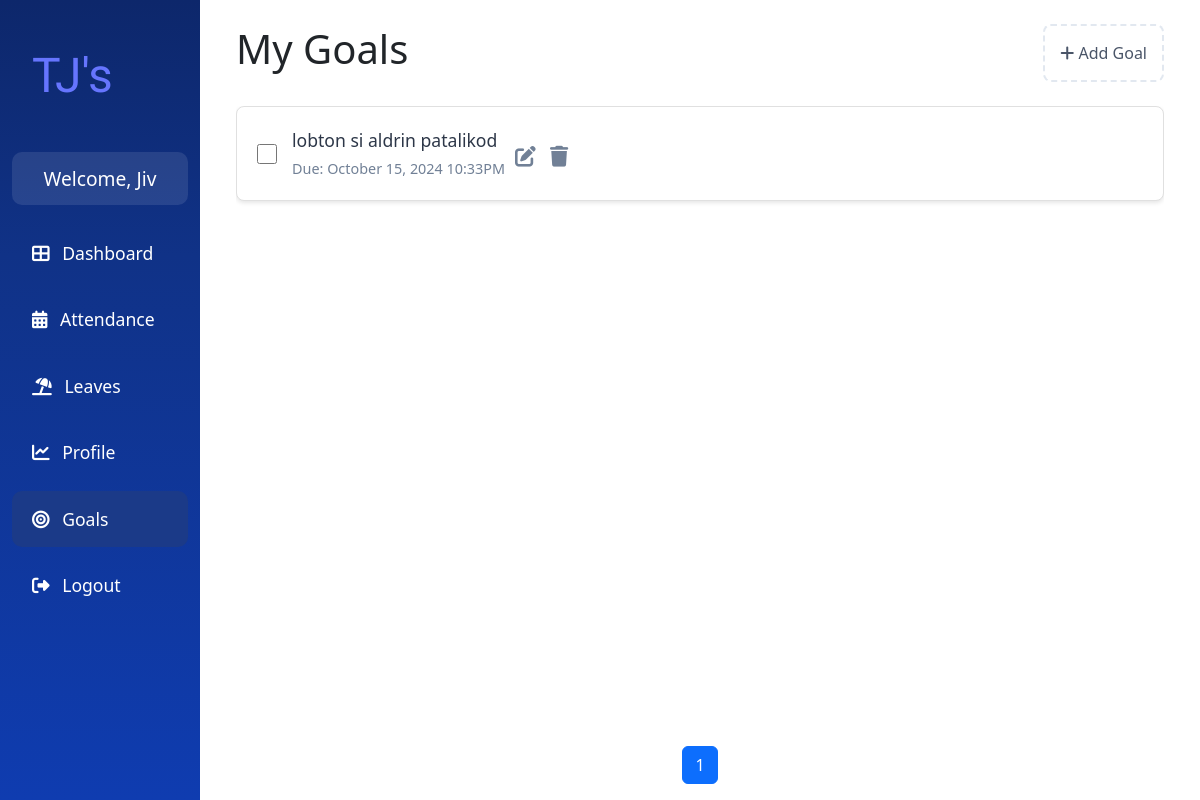
The app's page /goals/ (signed in), older data.
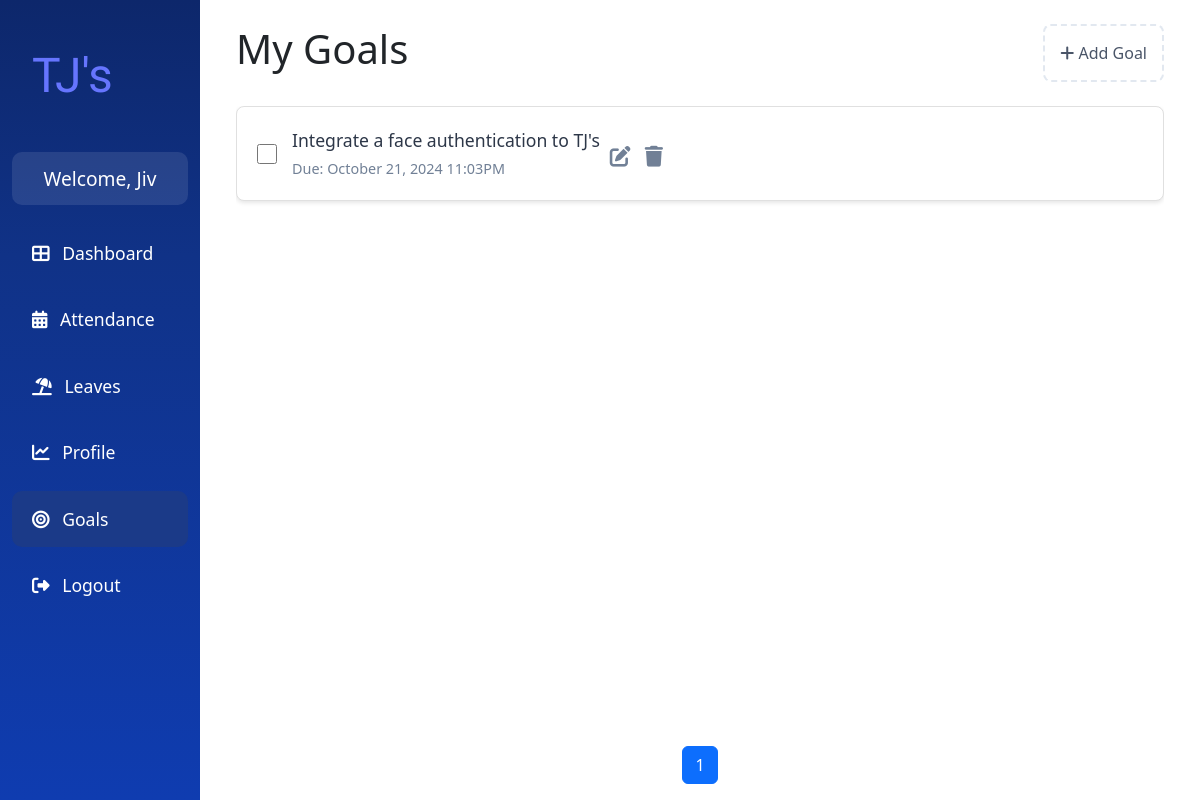
The same page, newer data.
### api/models.py (models this page shows, shortened)
class Goal(models.Model):
    description = models.TextField()
    user = models.ForeignKey(User, on_delete=models.CASCADE)
    due_date = models.DateTimeField()
    completed = models.BooleanField(default=False)
    created_at = models.DateTimeField(auto_now_add=True)
    updated_at = models.DateTimeField(auto_now=True)

### api/views.py (the view)
# urls.py: path("goals/", views.goal_list, name="goals"),
@login_required
def goal_list(request):
    goals = Goal.objects.filter(user=request.user).order_by("-due_date")
    goal_filter = GoalFilter(request.GET, queryset=goals)
    paginator = Paginator(goal_filter.qs, 10)
    page_number = request.GET.get("page")
    page_obj = paginator.get_page(page_number)
    edit_goal_forms = {goal.id: GoalForm(instance=goal) for goal in goals}
    context = {
        "page_obj": page_obj,
        "edit_goal_forms": edit_goal_forms,
        "add_goal_form": GoalForm(),
        "filter": goal_filter,
    }
    return render(request, "goals.html", context)

### api/forms.py
class GoalForm(forms.ModelForm):
    class Meta:
        model = Goal
        fields = ["description", "due_date"]
        widgets = {
            "due_date": forms.DateTimeInput(attrs={"type": "datetime-local"}),
        }

### api/templatetags/custom_filters.py (called while the page is built)
@register.filter
def dict_get(d, key):
    return d.get(key)

### api/templates/api/goals.html (shortened to what this page needs)
{% extends "base.html" %}
{% load static %}
{% load crispy_forms_tags %}
{% load custom_filters %}
{% block content %}
<div class="page-container">
    <div class="content-wrapper container mt-4">
        <div class="d-flex justify-content-between align-items-center mb-4">
            <h1 class="text-3xl font-bold">My Goals</h1>
            <div class="add-goal" data-bs-toggle="modal" data-bs-target="#addGoalModal">
                <i class="fas fa-plus mr-2"></i> Add Goal
            </div>
        </div>
        <div id="goals-list">
            {% for goal in page_obj %}
            <div class="goal-item {% if goal.completed %}completed{% endif %}">
                <div class="d-flex align-items-center">
                    <input type="checkbox" class="goal-checkbox" {% if goal.completed %}checked{% endif %}>
                    <div>
                        <div class="goal-description">{{ goal.description }}</div>
                        <div class="goal-due-date">Due: {{ goal.due_date|date:"F j, Y g:iA" }}</div>
                    </div>
                    <div class="goal-actions ml-auto">
                        <i class="fas fa-edit" data-bs-toggle="modal" data-bs-target="#editGoalModal{{ goal.id }}"></i>
                        <i class="fas fa-trash" data-bs-toggle="modal" data-bs-target="#deleteGoalModal{{ goal.id }}"></i>
                    </div>
                </div>
            </div>
            {% empty %}
                <div class="goal-item">
                    <h4 class="text-center">You have no goals to accomplish.<br/><small>Set up goals to have a productive day ahead.</small></h4>
                </div>
            {% endfor %}
        </div>
        <nav aria-label="Page navigation" class="mt-auto">
            <ul class="pagination justify-content-center">
                {% for num in page_obj.paginator.page_range %}
                    {% if page_obj.number == num %}
                        <li class="page-item active"><span class="page-link">{{ num }}</span></li>
                    {% elif num > page_obj.number|add:'-3' and num < page_obj.number|add:'3' %}
                        <li class="page-item"><a class="page-link" href="?page={{ num }}">{{ num }}</a></li>
                    {% endif %}
                {% endfor %}
            </ul>
        </nav>
    </div>
</div>
{% endblock content %}

Row changes from the older to the newer data that the page shows:
removed Goal: description "lobton si aldrin patalikod", due_date "October 15, 2024 10:33PM"
added Goal: description "Integrate a face authentication to TJ's", due_date "October 21, 2024 11:03PM"
